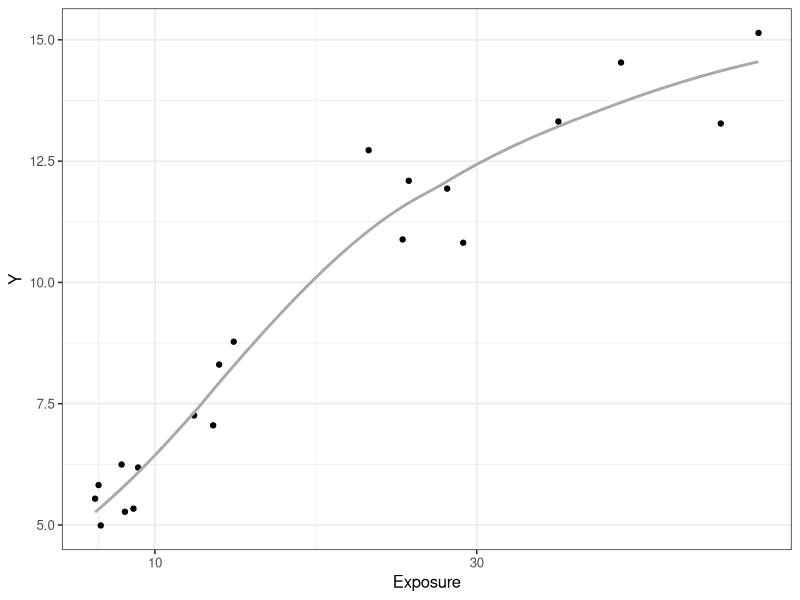
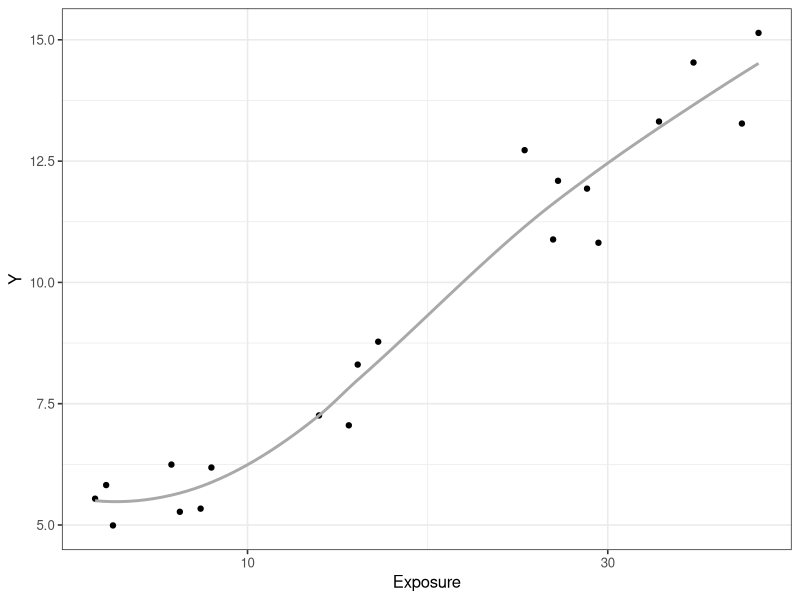
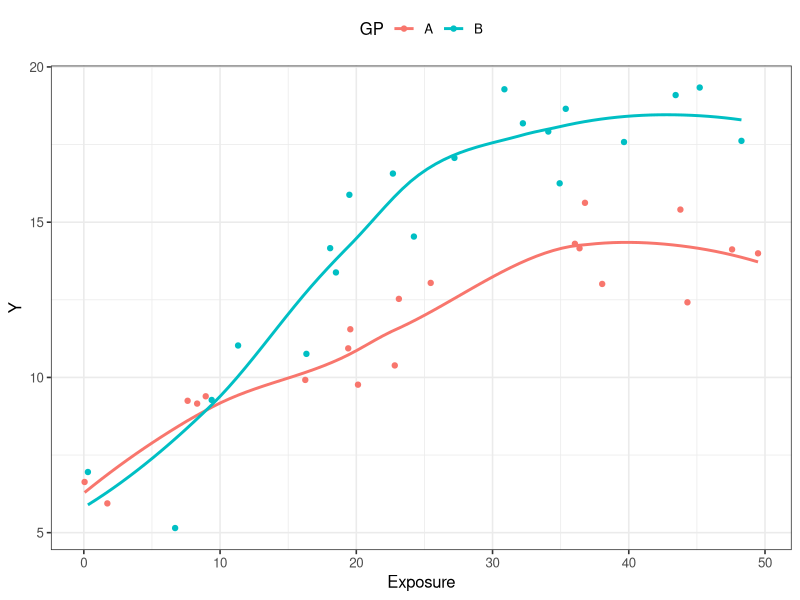
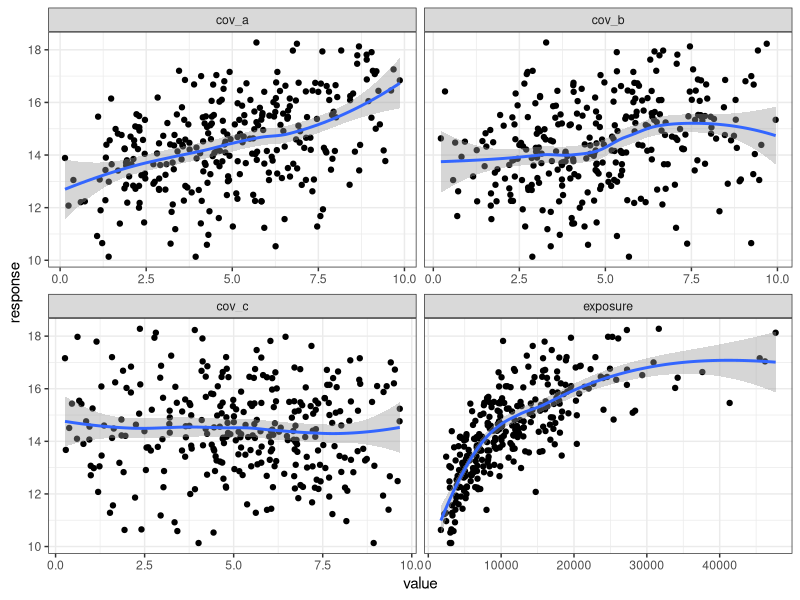
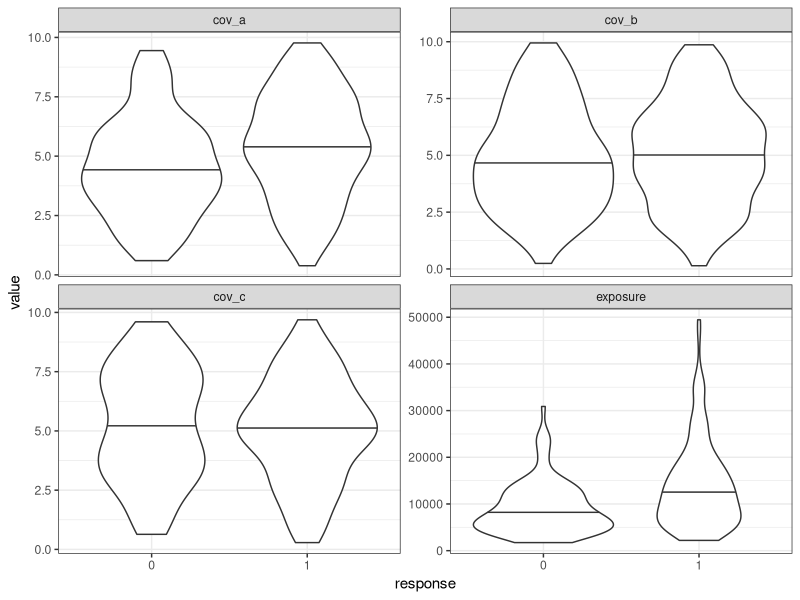

Reproduce these figures in R, in order.
## ---- chunk 1
#| output: FALSE
#| message: FALSE

library(tidyverse)
library(here)

theme_set(theme_bw(base_size = 12))

set.seed(1234)
## ---- chunk 2
n <- 20 # number of subjects
E0 <- 5 # effect at 0 concentration
Emax <- 10 # maximal effect
EC50 <- 20 # concentration at half maximal effect
h <- 2 # Hill coefficient

set.seed(130)
c.is <- 50 * runif(n) # exposure

set.seed(130)
eps <- rnorm(n) # residual error

y.is <- E0 + ((Emax * c.is^h) / (c.is^h + EC50^h)) + eps

d_example_emax_nocov <- tibble(Conc = c.is, Y = y.is)
## ---- chunk 3
#| label: fig-check-data-no-cov
#| fig-width: 7
#| fig-height: 5

ggplot(d_example_emax_nocov, aes(Conc, Y)) +
  geom_point() +
  geom_smooth(formula = y ~ x, method = "loess", se = F, col = "darkgrey") +
  scale_x_continuous("Exposure", breaks = c(3, 10, 30, 100))

ggplot(d_example_emax_nocov, aes(Conc, Y)) +
  geom_point() +
  geom_smooth(formula = y ~ x, method = "loess", se = F, col = "darkgrey") +
  scale_x_log10("Exposure", breaks = c(3, 10, 30, 100))
## ---- chunk 4
Ngp <- 2
N <- 20 * Ngp
GPid <- as.factor(rep(c("A", "B"), each = 20))

# Set parameters
E0 <- 5
EC50 <- 15
h <- 2
beta1 <- .7

# Calc response
set.seed(12345)

d_example_emax_cov <-
  tibble(GP = GPid) |>
  mutate(
    c.is = 50 * runif(N), eps = rnorm(N)
  ) |>
  mutate(
    Emax.i = ifelse(GP == "A", 10, 15)
  ) |>
  mutate(y.is = E0 + ((Emax.i * c.is^h) / (c.is^h + EC50^h)) + eps) |>
  mutate(Conc = c.is, Y = y.is)
## ---- chunk 5
#| label: fig-check-data-cov
#| fig-width: 7
#| fig-height: 5

ggplot(d_example_emax_cov, aes(Conc, Y)) +
  geom_point(aes(colour = GP)) +
  geom_smooth(aes(group = GP, colour = GP), se = F) +
  scale_x_continuous("Exposure") +
  theme(legend.position = "top")
## ---- chunk 6
#| label: convenience-functions

emax_fn <- function(exposure, emax, ec50, e0, gamma = 1) {
  e0 + emax * (exposure ^ gamma) / (ec50 ^ gamma + exposure ^ gamma)
}

generate_exposure <- function(dose, n, meanlog = 4, sdlog = 0.5) {
  dose * qlnorm(
    p = runif(n, min = .01, max = .99), 
    meanlog = meanlog,
    sdlog = sdlog
  )
}

generate_covariate <- function(n) {
  rbeta(n, 2, 2) * 10
}
## ---- chunk 7
#| label: make-continuous-data-function

make_continuous_data <- function(seed = 123) {
  
  set.seed(seed)
  
  par <- list(
    emax   = 10, 
    ec50   = 4000, 
    e0     = 5,
    gamma  = 1,
    sigma  = .6,
    coef_a = .3,
    coef_b = .2,
    coef_c = 0
  )

  make_data <- function(dose, n, par) {
    tibble(
      dose = dose, 
      exposure = generate_exposure(max(dose, .01), n = n), 
      cov_a = generate_covariate(n = n),
      cov_b = generate_covariate(n = n),
      cov_c = generate_covariate(n = n),
      response = emax_fn(
        exposure,
        emax = par$emax, 
        ec50 = par$ec50, 
        e0 = par$e0, 
        gamma = par$gamma
      ) + 
        par$coef_a * cov_a + 
        par$coef_b * cov_b + 
        par$coef_c * cov_c + 
        rnorm(n, 0, par$sigma)
    )
  }
  
  dat <- bind_rows(
    make_data(dose = 100, n = 100, par = par),  
    make_data(dose = 200, n = 100, par = par),
    make_data(dose = 300, n = 100, par = par)
  ) 
  
  return(dat)
}
## ---- chunk 8
#| label: create-data-d-example-emax-3cov

d_example_emax_3cov <- make_continuous_data()
d_example_emax_3cov
## ---- chunk 9
#| label: fig-check-continuous-emax-data
#| fig-height: 8
#| fig-width: 8

d_example_emax_3cov |> 
  pivot_longer(
    cols = c(exposure, cov_a, cov_b, cov_c), 
    names_to = "variable",
    values_to = "value"
  ) |> 
  ggplot(aes(value, response)) + 
  geom_point() + 
  geom_smooth(formula = y ~ x, method = "loess") + 
  facet_wrap(~ variable, scales = "free_x") + 
  theme_bw()
## ---- chunk 10
#| label: make-binary-data-function

make_binary_data <- function(seed = 123) {
  
  set.seed(seed)
  
  par <- list(
    emax   = 5, 
    ec50   = 8000, 
    e0     = -3,
    gamma  = 1,
    coef_a = .2,
    coef_b = 0,
    coef_c = 0
  )
  
  make_data <- function(dose, n, par) {
    tibble(
      dose = dose, 
      exposure = generate_exposure(max(dose, .01), n = n), 
      cov_a = generate_covariate(n = n),
      cov_b = generate_covariate(n = n),
      cov_c = generate_covariate(n = n),
      pred = emax_fn( # non-linear predictor
        exposure,
        emax = par$emax, 
        ec50 = par$ec50, 
        e0 = par$e0, 
        gamma = par$gamma
      ) + 
        par$coef_a * cov_a + 
        par$coef_b * cov_b + 
        par$coef_c * cov_c,
      prob = 1 / (1 + exp(-pred)), # response probability
      response = as.numeric(runif(n) < prob) # binary response
    ) |> 
      select(-pred, -prob)
  }
  
  dat <- bind_rows(
    make_data(dose = 100, n = 100, par = par),  
    make_data(dose = 200, n = 100, par = par),
    make_data(dose = 300, n = 100, par = par)
  ) 
  
  return(dat)
}
## ---- chunk 11
#| label: create-data-d-example-emax-bin-3cov

d_example_emax_bin_3cov <- make_binary_data()
d_example_emax_bin_3cov
## ---- chunk 12
#| label: fig-check-binary-emax-data
#| fig-height: 8
#| fig-width: 8

d_example_emax_bin_3cov |> 
  pivot_longer(
    cols = c(exposure, cov_a, cov_b, cov_c), 
    names_to = "variable",
    values_to = "value"
  ) |> 
  mutate(response = factor(response)) |> 
  ggplot(aes(response, value)) + 
  geom_violin(draw_quantiles = .5) + 
  facet_wrap(~ variable, scales = "free_y") + 
  theme_bw()
